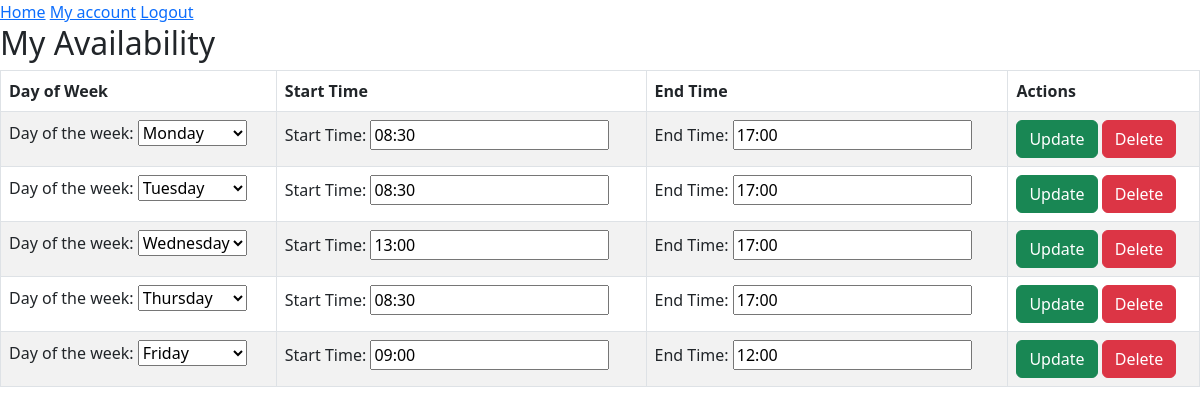
/view_availability/ (signed in), run on the app's committed database.
### atento_care/models.py (models this page shows)
class DoctorAvailability(models.Model):
    DAYS_OF_WEEK = [
        (1, 'Monday'),
        (2, 'Tuesday'),
        (3, 'Wednesday'),
        (4, 'Thursday'),
        (5, 'Friday'),
        (6, 'Saturday'),
        (7, 'Sunday'),
    ]
    doctor = models.ForeignKey(Doctor, on_delete=models.CASCADE)  # link to the Doctor model
    day_of_week = models.IntegerField(choices=DAYS_OF_WEEK)  # 1 for Monday, 7 for Sunday
    start_time = models.TimeField()  # The starting time of the slot
    end_time = models.TimeField()  # The ending time of the slot
    class Meta:
        unique_together = ('doctor', 'day_of_week',)

### atento_care/views.py (the view, shortened to what this page needs)
# urls.py: path('view_availability/', view_availability, name='view_availability'),
@login_required
def view_availability(request):
    availability = DoctorAvailability.objects.filter(doctor=request.user.doctor)
    forms = []
    for slot in availability:
        form = DoctorAvailabilityForm(instance=slot)
        forms.append(form)
    return render(request, "atento_care/view_availability.html", {"availability_forms": forms})

### atento_care/templates/atento_care/view_availability.html (shortened to what this page needs)
{% extends 'atento_care/base.html' %}
{% block content %}
    <h2>My Availability</h2>
    <table class="table table-striped table-bordered table-hover">
        <thead>
            <tr>
                <th>Day of Week</th>
                <th>Start Time</th>
                <th>End Time</th>
                <th>Actions</th>
            </tr>
        </thead>
        <tbody>
            {% for form in availability_forms %}
                <tr>
                    <form method="POST">
                        <td>
                            {{ form.day_of_week.label_tag }}
                            {{ form.day_of_week }}
                        </td>
                        <td>
                            {{ form.start_time.label_tag }}
                            {{ form.start_time }}
                        </td>
                        <td>
                            {{ form.end_time.label_tag }}
                            {{ form.end_time }}
                        </td>
                        <td>
                            <button type="submit" class="btn btn-success">Update</button>
                            <button type="submit" name="delete" value="{{ form.instance.id }}" class="btn btn-danger">Delete</button>
                        </td>
                    </form>
                </tr>
            {% empty %}
                <tr>
                    <td colspan="4">No availability added yet.</td>
                </tr>
            {% endfor %}
        </tbody>
    </table>
{% endblock content %}

### atento_care/templates/atento_care/base.html (shortened to what this page needs)
<!DOCTYPE html>
<html lang="en">
<head>
    <link href="https://cdnjs.cloudflare.com/ajax/libs/bootstrap/5.3.0/css/bootstrap.min.css" rel="stylesheet">
</head>
<body>
    <header>
        <nav>
            <a href="{% url 'home' %}">Home</a>
            {% if user.is_authenticated %}
                <a href="{% url 'my_account' %}">My account</a>
                <a href="{% url 'logout' %}">Logout</a>
            {% else %}
                <a href="{% url 'register' %}">Register</a>
                <a href="{% url 'login' %}">Login</a>
            {% endif %}
        </nav>
    </header>
    <main>
<main>
    {% block content %}{% endblock content %}
    </main>
</body>
</html>

### data on the page
DoctorAvailability: day_of_week "Monday", start_time "08:30", end_time "17:00"
DoctorAvailability: day_of_week "Tuesday", start_time "08:30", end_time "17:00"
DoctorAvailability: day_of_week "Wednesday", start_time "13:00", end_time "17:00"
DoctorAvailability: day_of_week "Thursday", start_time "08:30", end_time "17:00"
DoctorAvailability: day_of_week "Friday", start_time "09:00", end_time "12:00"
